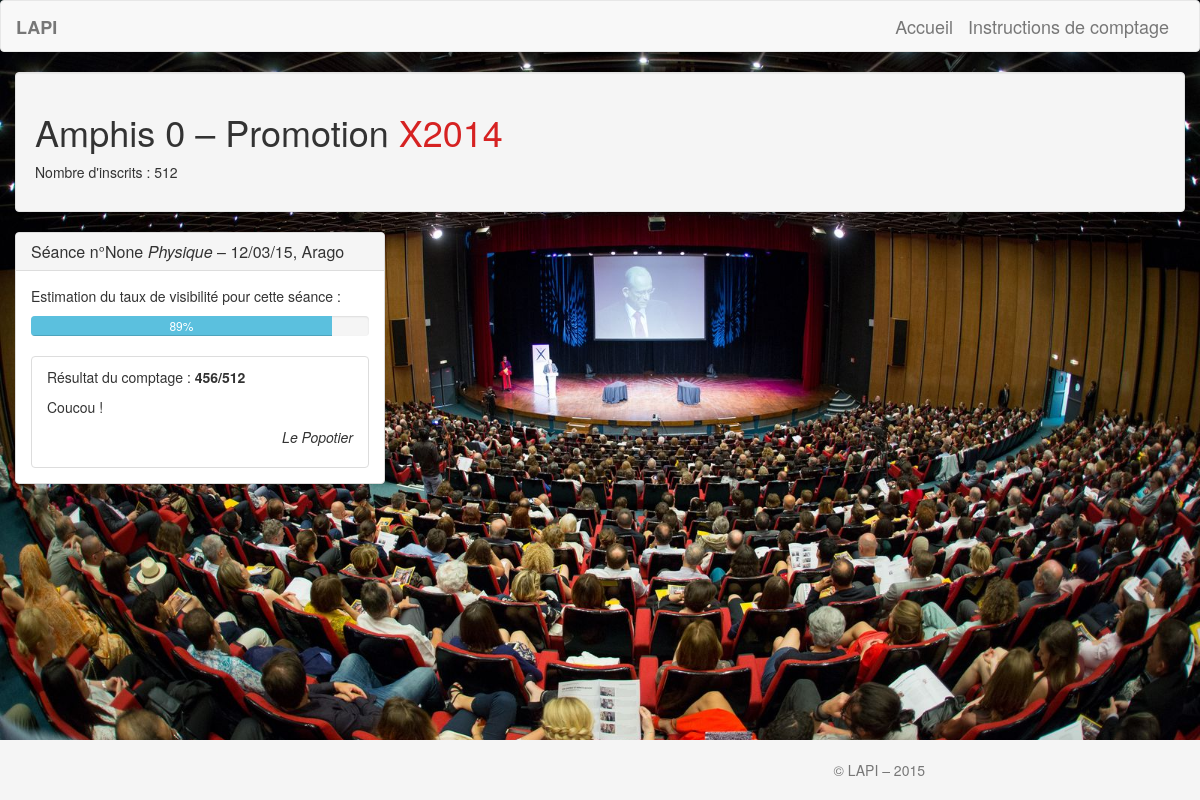
Before: /cours/1 with the older database file.
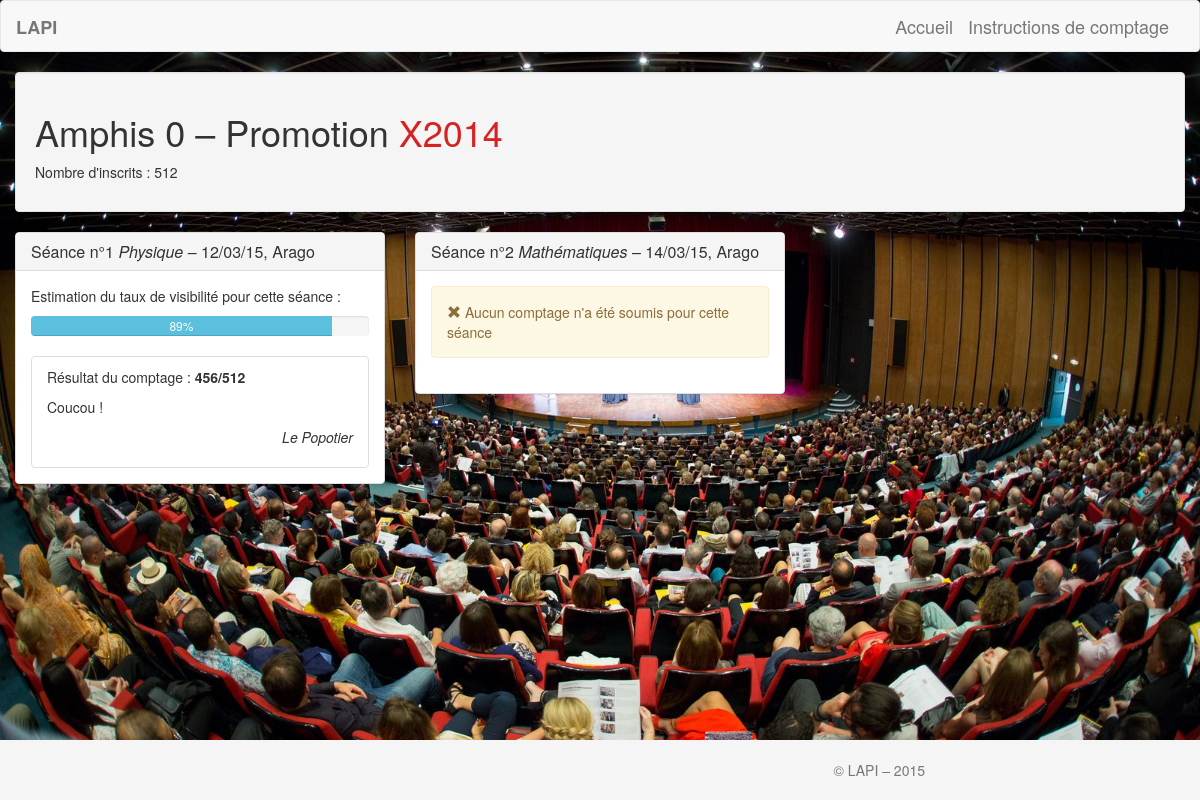
After: the same page with the newer database file.
### census/models.py (models this page shows, shortened)
class Course(models.Model):
	name=models.CharField("Nom",max_length=60)
	promotion=models.ForeignKey(Promotion,verbose_name="Promotion")
	enrolled=models.IntegerField("Nombre d'inscrits")
	class Meta:
         verbose_name = "Cours"
         verbose_name_plural = "Cours"

class Promotion(models.Model):
	number=models.IntegerField("Numéro")
	class Meta:
         verbose_name = "Promotion"

class Lesson(models.Model):
	course=models.ForeignKey(Course)
	date=models.DateField("Date")
	number=models.IntegerField("Numéro de la séance")
	professor=models.ForeignKey(Professor,verbose_name="Professeur",blank=True,null=True)
	amphi=models.ForeignKey(Amphi,verbose_name="Amphithéâtre")
	title=models.CharField("Titre",max_length=140,blank=True,null=True)
	class Meta:
         verbose_name = "Séance"

class Amphi(models.Model):
	name=models.CharField("Nom",max_length=60)
	capacity=models.IntegerField("Capacité")
	def __str__(self):
		return "%s" % (self.name,)
	class Meta:
         verbose_name = "Amphithéâtre"

class Count(models.Model):
	lesson=models.ForeignKey(Lesson,verbose_name="Séance")
	census=models.IntegerField("Nombre d'éléves présents")
	date=models.DateTimeField("Soumis le",auto_now="True")
	comment=models.TextField("Commentaires")
	signature=models.CharField("signature",max_length=120)
	class Meta:
         verbose_name = "Comptage"

### census/views.py (the view)
# urls.py: url(r'^cours/(?P<id_cours>\d+)$', 'cours'),
def cours(request, id_cours):
	course = Course.objects.get(id=id_cours)
	lessons = Lesson.objects.filter(course=course).order_by('number')
	for lesson in lessons:
		lesson.counts = Count.objects.filter(lesson=lesson)
		if (lesson.counts.count() != 0):
			lesson.totalsum = 0
			for count in lesson.counts:
				count.ratio = round(count.census/lesson.course.enrolled*100)
				lesson.totalsum += count.census
			lesson.totalratio = round(lesson.totalsum/(lesson.counts.count()*course.enrolled)*100)
		else:
			lesson.counts = None
	return render(request, 'coursTemplate.html', {'course' : course, 'lessons' : lessons,})

### census/templates/coursTemplate.html (shortened to what this page needs)
{% extends 'baseTemplate.html' %}
{% block content %}
<div class="container-fluid">
	<div class="well">
		<h1>{{course.name}} – Promotion
		{% if course.promotion.number|divisibleby:2 %}
			<span style='color:#D62222'>X{{course.promotion.number}}</span>
		{% else %}
			<span style='color:#F2E52E'>X{{course.promotion.number}}</span>
		{% endif %}</h1>
		<p>Nombre d'inscrits : {{course.enrolled}}</p>
	</div>
	<div class="row">
		{% for lesson in lessons %}
		<div class="col-md-4">
			<div class="panel panel-default">
				<div class="panel-heading">
					<h2 class="panel-title">Séance n°{{lesson.number}} <i>{{lesson.title}}</i> – {{lesson.date|date:"d/m/y"}}, {{lesson.amphi}}</h2>
				</div>
				<div class="panel-body">
					{% if lesson.counts %}
					<p>Estimation du taux de visibilité pour cette séance :</p>
					<div class="progress">
 						<div class="progress-bar progress-bar-info" role="progressbar"
 							aria-valuenow="{{lesson.totalratio}}" aria-valuemin="0" aria-valuemax="100"
 							style="width: {{lesson.totalratio}}%;">
    						{{lesson.totalratio}}%
  						</div>
  					</div>
					<div class="list group">
						{% for count in lesson.counts %}
						<div class="list-group-item">
							<p>Résultat du comptage : <b>{{count.census}}/{{course.enrolled}}</b></p>
  							<p>{{count.comment}}</p>
  						<p style="text-align:right;font-style:italic">{{count.signature}}</p>
  						</div>
  						{% endfor %}
  					</div>
  					{% else %}
					<div class="alert alert-warning">
						<span class="glyphicon glyphicon-remove" aria-hidden="true"></span>
  						<span class="sr-only">Attention : </span>Aucun comptage n'a été soumis pour cette séance
					</div>
					{% endif %}
				</div>
			</div>
		</div>
		{% endfor %}
	</div>
</div>
{% endblock %}

### census/templates/baseTemplate.html (shortened to what this page needs)
{% load static %}
<!DOCTYPE html>
<html>
<head>
	{% load bootstrap3 %}
	{% bootstrap_css %}
	<link href="{% static 'sticky-footer.css' %}" media="all" rel="stylesheet" />
</head>
<body style="background-image: url('{% static 'Amphi_Poincare.JPG' %}'); background-size:cover">
	<nav>
		<nav class="navbar navbar-default">
			<div class="container-fluid">
				<div class="navbar-header">
					<a class="navbar-brand" href="{% url 'census.views.home' %}"><b>LAPI</b></a>
				</div>
				<div class="collapse navbar-collapse" id="bs-example-navbar-collapse-1">
					<ul class="nav navbar-nav navbar-right">
						<a class="navbar-brand" href="{% url 'census.views.home' %}">Accueil</a>
						<a class="navbar-brand" href="{% url 'census.views.comptage' %}">Instructions de comptage</a>
					</ul>
				</div>
			</div>
		</nav>
	</nav>
	<section id="content">
		{% block content %}{% endblock %}
	</section>
	<footer class="footer">
      <div class="container">
        <p class="text-muted" style="float:right">&copy; LAPI – 2015</p>
      </div>
    </footer>
</body>
</html>

### static/sticky-footer.css (style rules this page uses)
html { position: relative; min-height: 100%; }
body { margin-bottom: 60px; }
.footer { position: absolute; bottom: 0; width: 100%; height: 60px; background-color: #f5f5f5; }
.container { width: auto; max-width: 680px; padding: 0 15px; }
.container .text-muted { margin: 20px 0; }

Changed rows visible on the page:
changed Lesson "Physique": number "None" → "1"
added Lesson: number "2", title "Mathématiques", date "14/03/15", amphi "Arago", shows "Aucun comptage n'a été soumis pour cette séance"
